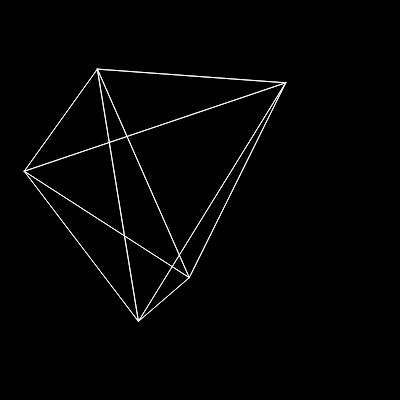
Frame 1 (no input)
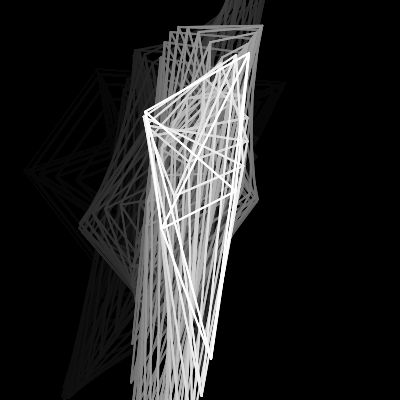
Frame 60 (no input)
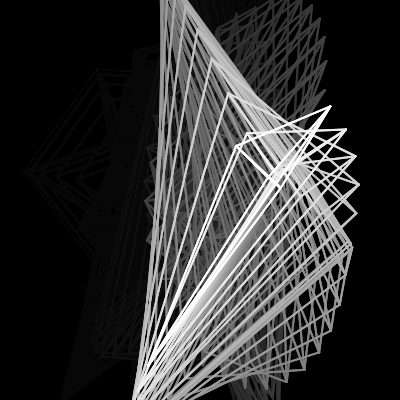
Frame 120 (the mouse pressed at the canvas centre since frame 60)

The p5.js sketch that drew these frames (run headless with seeded random() and noise() and a simulated clock; from frame 60 on, the mouse is pressed at the canvas centre):

// p5.js sketch
// ── sketch.js
let movers=[];


function setup() {
  createCanvas(400, 400);
  for (let i = 0;i<5;i++){
    let x = random(width)
    let y = random(height)
    let v = p5.Vector.random2D()
    let m = random(25,100)
    movers[i] = new Mover(x,y,v.x,v.y,m)
  }
  
  // movers[0]= new Mover(300,200,0,5,10)
  // movers[1]= new Mover(100,200,0,-5,10)
  // movers[2]= new Mover(200,300,5,0,10)
  // movers[3]= new Mover(200,100,-5,0,10)
  
  // attractor = new Attractor(width/2,height/2,50)
  background(0)
}

function draw() {
  background(0,17);
  
  for (let mover of movers){
    for (let other of movers){
      if(mover!==other){
        
      
      mover.attract(other)
        stroke(255)
        line(mover.pos.x,mover.pos.y,other.pos.x,other.pos.y)
      }
    }
  }
  
  for(let mover of movers){
  mover.update();
  mover.show();
  
  // attractor.attract(mover);
}
  // attractor.show();
}
// ── attractor.js
class Attractor{
    constructor(x,y,m){
      this.pos = createVector(x,y)
      this.mass = m
      this.r = sqrt(this.mass)*2
    }
    
    
    show(){
      noStroke()
      fill(255,0,100)
      ellipse(this.pos.x,this.pos.y,this.r*2)
    }
  }
// ── mover.js
class Mover{
    constructor(x,y,vx,vy,m){
      this.pos=createVector(x,y);
      this.vel = createVector(vx,vy)
      this.acc = createVector(0,0)
      this.mass = m
      this.r = sqrt(this.mass)*2
    }
    
    applyForce(force){
      let f = p5.Vector.div(force,this.mass)
      this.acc.add(f)
    }
    
    attract(mover){
      let force = p5.Vector.sub(this.pos, mover.pos)
      let distanceSq = constrain(force.magSq(),100,1000)
      let G=25
      let strength = G*(this.mass * mover.mass)/distanceSq
      
      force.setMag(strength)
      
      mover.applyForce(force)
    }
    
    
    update(){
      
      this.vel.add(this.acc)
      this.pos.add(this.vel)
      this.acc.set(0,0)
      
    }
    
    show(){
      stroke(255)
      strokeWeight(2)
      fill(255,100)
      // ellipse(this.pos.x,this.pos.y,32,32)
    }
  }
